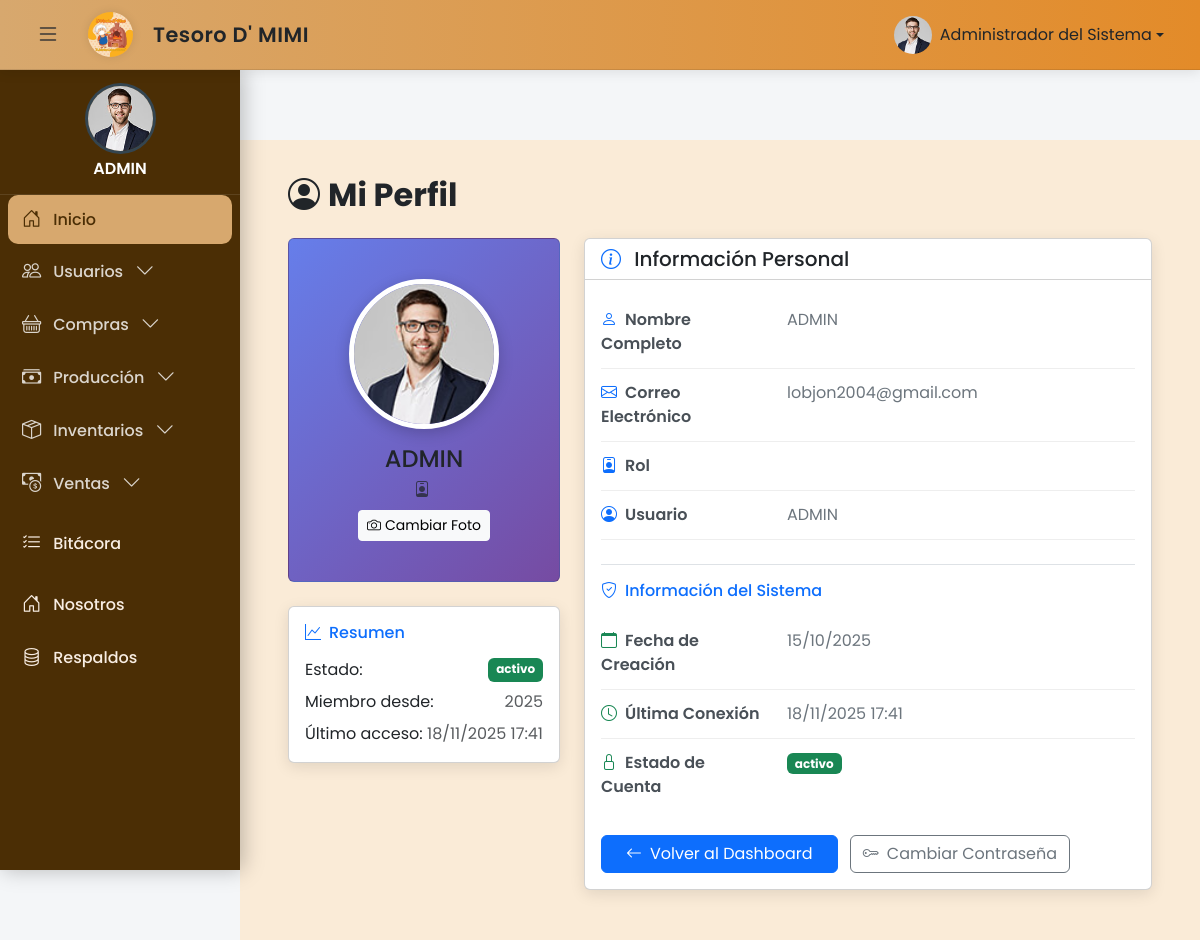
Screenshot of /public/perfil (signed in) with the database file from the repository.
### tables this page shows
CREATE TABLE `tbl_ms_usuarios` (
  `ID_USUARIO` int(11) NOT NULL AUTO_INCREMENT,
  `NUMERO_IDENTIDAD` varchar(20) DEFAULT NULL,
  `USUARIO` varchar(15) NOT NULL,
  `NOMBRE_USUARIO` varchar(100) NOT NULL,
  `ESTADO_USUARIO` varchar(100) DEFAULT 'Activo',
  `CONTRASENA` varchar(100) NOT NULL,
  `ID_ROL` int(11) NOT NULL,
  `FECHA_CREACION` datetime DEFAULT current_timestamp(),
  `CREADO_POR` varchar(50) DEFAULT NULL,
  `FECHA_MODIFICACION` datetime DEFAULT NULL,
  `MODIFICADO_POR` varchar(50) DEFAULT NULL,
  `FECHA_ULTIMA_CONEXION` datetime DEFAULT NULL,
  `PRIMER_INGRESO` int(11) DEFAULT 0,
  `FECHA_VENCIMIENTO` date DEFAULT NULL,
  `CORREO_ELECTRONICO` varchar(50) DEFAULT NULL,
  `RESETEO_CONTRASENA` tinyint(1) DEFAULT 0,
  `INTENTOS_INVALIDOS` int(11) DEFAULT 0,
  `HABILITAR_2FA` tinyint(1) DEFAULT 0,
  `FOTO_PERFIL` varchar(255) DEFAULT 'perfil.jpg',
  PRIMARY KEY (`ID_USUARIO`),
  UNIQUE KEY `USUARIO` (`USUARIO`),
  KEY `TBL_MS_USUARIOS_IBFK_1` (`ID_ROL`),
  CONSTRAINT `TBL_MS_USUARIOS_IBFK_1` FOREIGN KEY (`ID_ROL`) REFERENCES `tbl_ms_roles` (`ID_ROL`)
);

### src/config/SessionHelper.php (called while the page is built, shortened)
<?php
class SessionHelper {
    public static function getUserPhoto() {
        return $_SESSION['foto_perfil'] ?? 'perfil.jpg';
    }
}

### src/models/userModel.php (called while the page is built, shortened)
<?php
class userModel {
public static function obtenerPerfilUsuarioDirecto($idUsuario) {
    try {
        $con = connectionDB::getConnection();
        $sql = "SELECT
                    U.ID_USUARIO,
                    U.USUARIO,
                    U.NOMBRE_USUARIO,
                    U.CORREO_ELECTRONICO,
                    COALESCE(R.ROL, 'Sin rol asignado') AS ROL,
                    U.ESTADO_USUARIO,
                    U.FECHA_CREACION,
                    U.FECHA_ULTIMA_CONEXION,
                    COALESCE(U.FOTO_PERFIL, 'perfil.jpg') AS FOTO_PERFIL,
                    U.PRIMER_INGRESO,
                    U.FECHA_VENCIMIENTO,
                    U.HABILITAR_2FA,
                    U.ID_ROL
                FROM TBL_MS_USUARIOS U
                LEFT JOIN TBL_MS_ROLES R ON U.ID_ROL = R.ID_ROL
                WHERE U.ID_USUARIO = :id_usuario";
        $query = $con->prepare($sql);
        $query->execute(['id_usuario' => $idUsuario]);
        $result = $query->fetch(PDO::FETCH_ASSOC);
        if ($result) {
            return [
                'success' => true,
                'data' => $result
            ];
        } else {
            return [
                'success' => false,
                'message' => 'Usuario no encontrado'
            ];
        }
    } catch (\PDOException $e) {
        error_log("Error en obtenerPerfilUsuarioDirecto: " . $e->getMessage());
        return [
            'success' => false,
            'message' => 'Error del servidor al obtener perfil'
        ];
    }
}
}

### src/Views/perfil.php (the view, shortened to what this page needs)
<?php
$idUsuario = SessionHelper::getUserId();
$perfilData = null;
if ($idUsuario) {
    $result = userModel::obtenerPerfilUsuarioDirecto($idUsuario);
    if ($result['success']) {
        $perfilData = $result['data'];
    }
}
$email = htmlspecialchars($perfilData['CORREO_ELECTRONICO'], ENT_QUOTES, 'UTF-8');
$usuario_login = htmlspecialchars($perfilData['USUARIO'], ENT_QUOTES, 'UTF-8');
$estado = htmlspecialchars($perfilData['ESTADO_USUARIO'], ENT_QUOTES, 'UTF-8');
$fechaCreacion = date('d/m/Y', strtotime($perfilData['FECHA_CREACION']));
$fechaUltimaConexion = $perfilData['FECHA_ULTIMA_CONEXION'] ?
    date('d/m/Y H:i', strtotime($perfilData['FECHA_ULTIMA_CONEXION'])) : 'Nunca';
?>
<!DOCTYPE html>
<html lang="es">
<head>
  <link href="https://cdn.jsdelivr.net/npm/bootstrap@5.3.3/dist/css/bootstrap.min.css" rel="stylesheet">
  <link href="https://cdn.jsdelivr.net/npm/bootstrap-icons@1.11.3/font/bootstrap-icons.css" rel="stylesheet">
</head>
<body>
  <?php include 'partials/header.php'; ?>
  <?php include 'partials/sidebar.php'; ?>
  <main id="main" class="main" style="margin-left: 240px; padding: 20px; margin-top: 70px;">
    <div class="container-fluid">
      <div class="row">
        <div class="col-12">
          <div class="p-3">
            <h2 class="fw-bold text-dark mb-4">
              <i class="bi bi-person-circle me-2"></i>Mi Perfil
            </h2>
            <div class="row">
              <div class="col-md-4 mb-4">
                <div class="card profile-card p-4 text-center">
                  <div class="card-body">
                    <img src="<?= $rutaFinal ?>"
                         class="profile-img rounded-circle mb-3"
                         alt="Foto de perfil"
                         onerror="this.src='/sistema/src/Views/assets/img/perfil.jpg'">
                    <h4 class="mb-1"><?= $nombre ?></h4>
                    <p class="mb-2 opacity-75">
                      <i class="bi bi-person-badge me-1"></i><?= $rol ?>
                    </p>
                    <button class="btn btn-light btn-sm"
                            data-bs-toggle="modal"
                            data-bs-target="#modalFotoPerfil">
                      <i class="bi bi-camera me-1"></i>Cambiar Foto
                    </button>
                  </div>
                </div>
                <div class="card info-card mt-4">
                  <div class="card-body">
                    <h6 class="card-title text-primary mb-3">
                      <i class="bi bi-graph-up me-2"></i>Resumen
                    </h6>
                    <div class="d-flex justify-content-between mb-2">
                      <span>Estado:</span>
                      <?php
                      $badgeClass = 'bg-success';
                      ?>
                      <span class="badge <?= $badgeClass ?> badge-estado"><?= $estado ?></span>
                    </div>
                    <div class="d-flex justify-content-between mb-2">
                      <span>Miembro desde:</span>
                      <span class="text-muted"><?= date('Y', strtotime($perfilData['FECHA_CREACION'])) ?></span>
                    </div>
                    <div class="d-flex justify-content-between">
                      <span>Último acceso:</span>
                      <span class="text-muted"><?= $fechaUltimaConexion ?></span>
                    </div>
                  </div>
                </div>
              </div>
              <div class="col-md-8">
                <div class="card info-card">
                  <div class="card-header bg-transparent">
                    <h5 class="card-title mb-0">
                      <i class="bi bi-info-circle me-2 text-primary"></i>
                      Información Personal
                    </h5>
                  </div>
                  <div class="card-body">
                    <div class="info-item">
                      <div class="row">
                        <div class="col-sm-4">
                          <span class="info-label">
                            <i class="bi bi-person me-2 text-primary"></i>Nombre Completo
                          </span>
                        </div>
                        <div class="col-sm-8">
                          <span class="info-value"><?= $nombre ?></span>
                        </div>
                      </div>
                    </div>
                    <div class="info-item">
                      <div class="row">
                        <div class="col-sm-4">
                          <span class="info-label">
                            <i class="bi bi-envelope me-2 text-primary"></i>Correo Electrónico
                          </span>
                        </div>
                        <div class="col-sm-8">
                          <span class="info-value"><?= $email ?></span>
                        </div>
                      </div>
                    </div>
                    <div class="info-item">
                      <div class="row">
                        <div class="col-sm-4">
                          <span class="info-label">
                            <i class="bi bi-person-badge me-2 text-primary"></i>Rol
                          </span>
                        </div>
                        <div class="col-sm-8">
                        </div>
                      </div>
                    </div>
                    <div class="info-item">
                      <div class="row">
                        <div class="col-sm-4">
                          <span class="info-label">
                            <i class="bi bi-person-circle me-2 text-primary"></i>Usuario
                          </span>
                        </div>
                        <div class="col-sm-8">
                          <span class="info-value"><?= $usuario_login ?></span>
                        </div>
                      </div>
                    </div>
                    <div class="mt-4 pt-3 border-top">
                      <h6 class="text-primary mb-3">
                        <i class="bi bi-shield-check me-2"></i>Información del Sistema
                      </h6>
                      <div class="info-item">
                        <div class="row">
                          <div class="col-sm-4">
                            <span class="info-label">
                              <i class="bi bi-calendar me-2 text-success"></i>Fecha de Creación
                            </span>
                          </div>
                          <div class="col-sm-8">
                            <span class="info-value"><?= $fechaCreacion ?></span>
                          </div>
                        </div>
                      </div>
                      <div class="info-item">
                        <div class="row">
                          <div class="col-sm-4">
                            <span class="info-label">
                              <i class="bi bi-clock me-2 text-success"></i>Última Conexión
                            </span>
                          </div>
                          <div class="col-sm-8">
                            <span class="info-value"><?= $fechaUltimaConexion ?></span>
                          </div>
                        </div>
                      </div>
                      <div class="info-item">
                        <div class="row">
                          <div class="col-sm-4">
                            <span class="info-label">
                              <i class="bi bi-lock me-2 text-success"></i>Estado de Cuenta
                            </span>
                          </div>
                          <div class="col-sm-8">
                            <span class="badge <?= $badgeClass ?> badge-estado"><?= $estado ?></span>
                          </div>
                        </div>
                      </div>
                    </div>
                    <div class="mt-4">
                      <a href="/sistema/public/inicio" class="btn btn-primary px-4">
                        <i class="bi bi-arrow-left me-2"></i>Volver al Dashboard
                      </a>
                      <a href="/sistema/public/cambiar-password" class="btn btn-outline-secondary ms-2">
                        <i class="bi bi-key me-2"></i>Cambiar Contraseña
                      </a>
                    </div>
                  </div>
                </div>
              </div>
            </div>
          </div>
        </div>
      </div>
    </div>
  </main>
</body>
</html>

### rows the page displays
tbl_ms_usuarios: ESTADO_USUARIO "activo", FECHA_CREACION "2025", FECHA_ULTIMA_CONEXION "18/11/2025 17:41", CORREO_ELECTRONICO "lobjon2004@gmail.com", USUARIO "ADMIN", FECHA_CREACION "15/10/2025"

### other values shown
$nombre "Administrador del Sistema"
$nombre "ADMIN"
